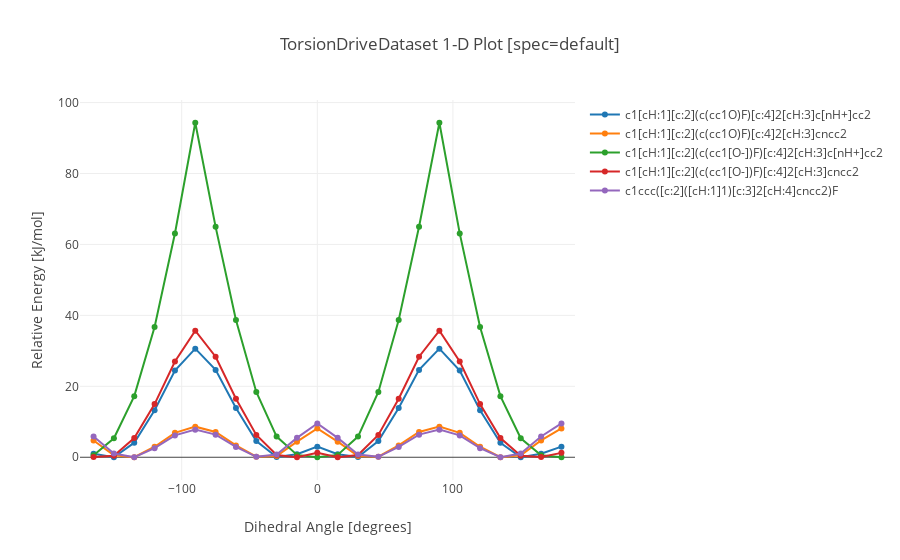
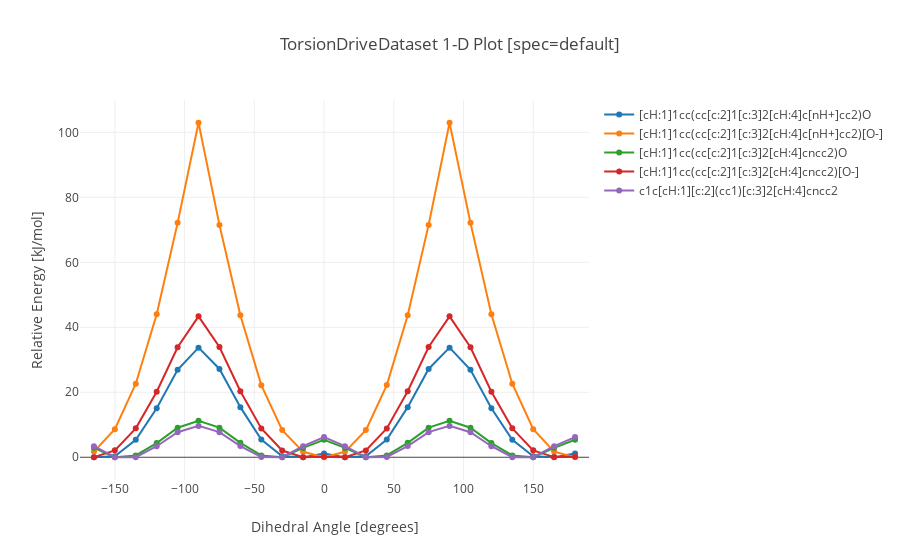

The notebook cell saved with these charts, in order:
### Code cell
# Visualize torsion scans
client = ptl.FractalClient()
phenyl_dataset = client.get_collection('TorsionDriveDataset', 'OpenFF Substituted Phenyl Set 1')
with open('qca-submission/biphenyls_set_input.json', 'r') as f:
    job_indices = list(json.load(f).keys())
fluoro_phenyls = [i for i in job_indices if 'F' in i]
phenyls = [i for i in job_indices if 'F' not in i]

phenyl_dataset.visualize(fluoro_phenyls, specs='default', units='kJ/mol')
phenyl_dataset.visualize(phenyls, specs='default', units='kJ/mol')

### Figure 1 — Plotly figure (JSON) as saved in the notebook; plotly's stock layout.template omitted (floating-point values rounded to 4 significant figures)
{"data": [{"mode": "lines+markers", "name": "c1[cH:1][c:2](c(cc1O)F)[c:4]2[cH:3]c[nH+]cc2", "type": "scatter", "uid": "3ed04a6b-486f-426b-bc59-5d554c631151", "x": [-165, -150, -135, -120, -105, -90, -75, -60, -45, -30, -15, 0, 15, 30, 45, 60, 75, 90, 105, 120, 135, 150, 165, 180], "y": [0.968, 0.001, 4.108, 13.23, 24.45, 30.62, 24.64, 13.87, 4.57, 0.086, 0.848, 2.991, 0.847, 0.086, 4.57, 13.87, 24.63, 30.62, 24.45, 13.23, 4.106, 0, 0.969, 2.993]}, {"mode": "lines+markers", "name": "c1[cH:1][c:2](c(cc1O)F)[c:4]2[cH:3]cncc2", "type": "scatter", "uid": "f3a87e5b-5e11-4128-923b-e41ad474b492", "x": [-165, -150, -135, -120, -105, -90, -75, -60, -45, -30, -15, 0, 15, 30, 45, 60, 75, 90, 105, 120, 135, 150, 165, 180], "y": [4.738, 0.533, 0.002, 2.959, 6.889, 8.626, 7.111, 3.345, 0.174, 0.32, 4.399, 8.115, 4.4, 0.319, 0.173, 3.345, 7.111, 8.628, 6.888, 2.959, 0, 0.535, 4.736, 8.117]}, {"mode": "lines+markers", "name": "c1[cH:1][c:2](c(cc1[O-])F)[c:4]2[cH:3]c[nH+]cc2", "type": "scatter", "uid": "d61c3441-e500-4f7d-8738-3c9304c65da2", "x": [-165, -150, -135, -120, -105, -90, -75, -60, -45, -30, -15, 0, 15, 30, 45, 60, 75, 90, 105, 120, 135, 150, 165, 180], "y": [0.582, 5.349, 17.23, 36.73, 63.11, 94.31, 64.97, 38.71, 18.4, 5.82, 0.667, 0.001, 0.667, 5.822, 18.4, 38.71, 64.97, 94.31, 63.11, 36.73, 17.23, 5.351, 0.582, 0]}, {"mode": "lines+markers", "name": "c1[cH:1][c:2](c(cc1[O-])F)[c:4]2[cH:3]cncc2", "type": "scatter", "uid": "e34361eb-30db-40ff-814f-2c156e8735e4", "x": [-165, -150, -135, -120, -105, -90, -75, -60, -45, -30, -15, 0, 15, 30, 45, 60, 75, 90, 105, 120, 135, 150, 165, 180], "y": [0.079, 0.4, 5.404, 15.0, 26.98, 35.66, 28.34, 16.48, 6.302, 0.646, 0, 1.236, 0, 0.653, 6.301, 16.48, 28.34, 35.66, 26.98, 14.99, 5.405, 0.401, 0.079, 1.236]}, {"mode": "lines+markers", "name": "c1ccc([c:2]([cH:1]1)[c:3]2[cH:4]cncc2)F", "type": "scatter", "uid": "49de1d12-82c7-4c0f-8d5b-8ea79800ad0d", "x": [-165, -150, -135, -120, -105, -90, -75, -60, -45, -30, -15, 0, 15, 30, 45, 60, 75, 90, 105, 120, 135, 150, 165, 180], "y": [5.842, 1.064, 0, 2.548, 6.159, 7.782, 6.376, 2.903, 0.13, 0.793, 5.463, 9.535, 5.463, 0.795, 0.13, 2.902, 6.378, 7.781, 6.159, 2.548, 0.001, 1.064, 5.842, 9.535]}], "layout": {"title": {"text": "TorsionDriveDataset 1-D Plot [spec=default]"}, "xaxis": {"range": [-175, 190], "title": {"text": "Dihedral Angle [degrees]"}, "zeroline": false}, "yaxis": {"title": {"text": "Relative Energy [kJ/mol]"}, "zeroline": true}}}

### Figure 2 — Plotly figure (JSON) as saved in the notebook; plotly's stock layout.template omitted (floating-point values rounded to 4 significant figures)
{"data": [{"mode": "lines+markers", "name": "[cH:1]1cc(cc[c:2]1[c:3]2[cH:4]c[nH+]cc2)O", "type": "scatter", "uid": "772b6f1e-5d40-4f2c-95c9-d34b37769fe3", "x": [-165, -150, -135, -120, -105, -90, -75, -60, -45, -30, -15, 0, 15, 30, 45, 60, 75, 90, 105, 120, 135, 150, 165, 180], "y": [0.007, 0.295, 5.351, 15.09, 26.9, 33.73, 27.18, 15.42, 5.469, 0.304, 0, 1.172, 0, 0.306, 5.47, 15.42, 27.18, 33.73, 26.9, 15.09, 5.352, 0.295, 0.007, 1.173]}, {"mode": "lines+markers", "name": "[cH:1]1cc(cc[c:2]1[c:3]2[cH:4]c[nH+]cc2)[O-]", "type": "scatter", "uid": "831fe325-1a1d-4fcc-9bc9-b1bf2be63cf9", "x": [-165, -150, -135, -120, -105, -90, -75, -60, -45, -30, -15, 0, 15, 30, 45, 60, 75, 90, 105, 120, 135, 150, 165, 180], "y": [1.735, 8.646, 22.62, 43.99, 72.14, 103.0, 71.51, 43.71, 22.2, 8.363, 1.67, 0, 1.67, 8.366, 22.2, 43.71, 71.51, 103.0, 72.14, 43.99, 22.62, 8.645, 1.735, 0.001]}, {"mode": "lines+markers", "name": "[cH:1]1cc(cc[c:2]1[c:3]2[cH:4]cncc2)O", "type": "scatter", "uid": "b749db2c-6864-41e0-a5df-c51017f9b121", "x": [-165, -150, -135, -120, -105, -90, -75, -60, -45, -30, -15, 0, 15, 30, 45, 60, 75, 90, 105, 120, 135, 150, 165, 180], "y": [2.893, 0, 0.551, 4.365, 9.083, 11.21, 9.112, 4.428, 0.565, 0.004, 2.885, 5.391, 2.883, 0.002, 0.564, 4.431, 9.112, 11.22, 9.084, 4.366, 0.555, 0, 2.893, 5.39]}, {"mode": "lines+markers", "name": "[cH:1]1cc(cc[c:2]1[c:3]2[cH:4]cncc2)[O-]", "type": "scatter", "uid": "d5ca53e6-c18a-4716-9e0a-5e03aad2ecab", "x": [-165, -150, -135, -120, -105, -90, -75, -60, -45, -30, -15, 0, 15, 30, 45, 60, 75, 90, 105, 120, 135, 150, 165, 180], "y": [0.037, 2.127, 8.894, 20.19, 33.86, 43.37, 33.94, 20.31, 8.883, 2.067, 0.037, 0.19, 0, 2.097, 8.881, 20.32, 33.94, 43.37, 33.86, 20.19, 8.894, 2.129, 0.04, 0.191]}, {"mode": "lines+markers", "name": "c1c[cH:1][c:2](cc1)[c:3]2[cH:4]cncc2", "type": "scatter", "uid": "8fff789e-aca3-4d95-a62f-2bff4db97574", "x": [-165, -150, -135, -120, -105, -90, -75, -60, -45, -30, -15, 0, 15, 30, 45, 60, 75, 90, 105, 120, 135, 150, 165, 180], "y": [3.413, 0.003, 0.032, 3.383, 7.708, 9.652, 7.729, 3.431, 0.041, 0.006, 3.407, 6.209, 3.408, 0.004, 0.043, 3.432, 7.729, 9.652, 7.71, 3.382, 0.033, 0, 3.415, 6.21]}], "layout": {"title": {"text": "TorsionDriveDataset 1-D Plot [spec=default]"}, "xaxis": {"range": [-175, 190], "title": {"text": "Dihedral Angle [degrees]"}, "zeroline": false}, "yaxis": {"title": {"text": "Relative Energy [kJ/mol]"}, "zeroline": true}}}
